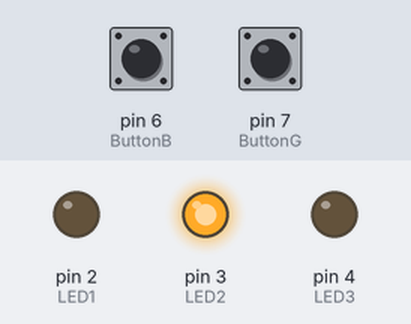
The sketch below on a simulated Arduino Uno, built with avr-gcc and run on an emulated ATmega328P. Parts: output pins drawn as LEDs (lit = HIGH). The test bench sets the inputs (shaded band); at power-on: pin 6 (ButtonB) HIGH, pin 7 (ButtonG) HIGH. Random numbers use the default seed unless the sketch sets one; what the sketch prints to the serial monitor is not drawn.

Above: at 1.2 s.
1.3 s: pin 6 (ButtonB) pulled LOW for 0.15 s
At 1.9 s:
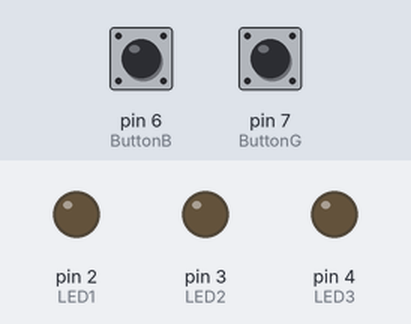
3.5 s: pin 6 (ButtonB) pulled LOW for 1 s
At 5.6 s:
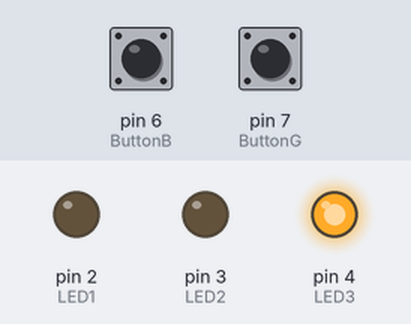
Timing chart, 0 to 7.1 s (numbered marks = the images above; inputs shaded):
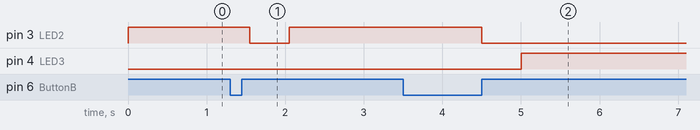

Measured:
- after the input at 1.3 s, pin 3 (LED2): HIGH → LOW after 0.25 s, → HIGH 0.50 s later
- after the input at 3.5 s, pin 3 (LED2): HIGH → LOW after 1.0 s; pin 4 (LED3): LOW → HIGH after 1.5 s

The sketch:

Whackamole.ino
```cpp
unsigned long time1,time2;
unsigned long previoustime = 0;
unsigned long wait = 2000;
int LED1 = 2;
int LED2 = 3;
int LED3 = 4;
int ButtonY = 5;
int ButtonB = 6;
int ButtonG = 7;
int buttonMode = 0;
int previousButton = 0;
long randomNumber;
int i = 0;

void setup() {
  Serial.begin(9600);
  pinMode(LED1,OUTPUT);
  pinMode(LED2,OUTPUT);
  pinMode(LED3,OUTPUT);
  pinMode(ButtonY,INPUT_PULLUP);
  pinMode(ButtonB,INPUT_PULLUP);
  pinMode(ButtonG,INPUT_PULLUP);

}

void loop() {
  unsigned long milliseconds = ((time1-time2)%1000);
  if ( milliseconds >= 999) milliseconds == 0;
      randomNumber = random(0,3);
        switch(randomNumber)
        {
          case 0:

            digitalWrite(LED1, HIGH);
            digitalWrite(LED2, LOW);
            digitalWrite(LED3, LOW);
            while(digitalRead(ButtonY)==HIGH);{
            time1 = millis();}
            while (digitalRead(ButtonY)==LOW){
            delay(250);
            time2= millis();
            Serial.print (milliseconds);}
            time1 = previoustime;
            digitalWrite(LED1,LOW);
            delay(500);
          break;

          case 1:

            digitalWrite(LED1, LOW);
            digitalWrite(LED2, HIGH);
            digitalWrite(LED3, LOW);
            while(digitalRead(ButtonB)==HIGH);{
            time1 = millis();}
            while (digitalRead(ButtonB)==LOW){
            delay(250);
            time2 = millis();
            Serial.print (milliseconds);}
            time1 = previoustime;
            digitalWrite(LED2,LOW);
            delay(500);
          break;

          case 2:

            digitalWrite(LED1, LOW);
            digitalWrite(LED2, LOW);
            digitalWrite(LED3, HIGH);
            while(digitalRead(ButtonG)==HIGH);{
            time1 = millis();}
            while (digitalRead(ButtonG)==LOW){
            delay(250);
            time2 = millis();
            Serial.print (milliseconds);}
            time1 = previoustime;
            digitalWrite(LED3,LOW);
            delay(500);
          break;

      }
    }
```
